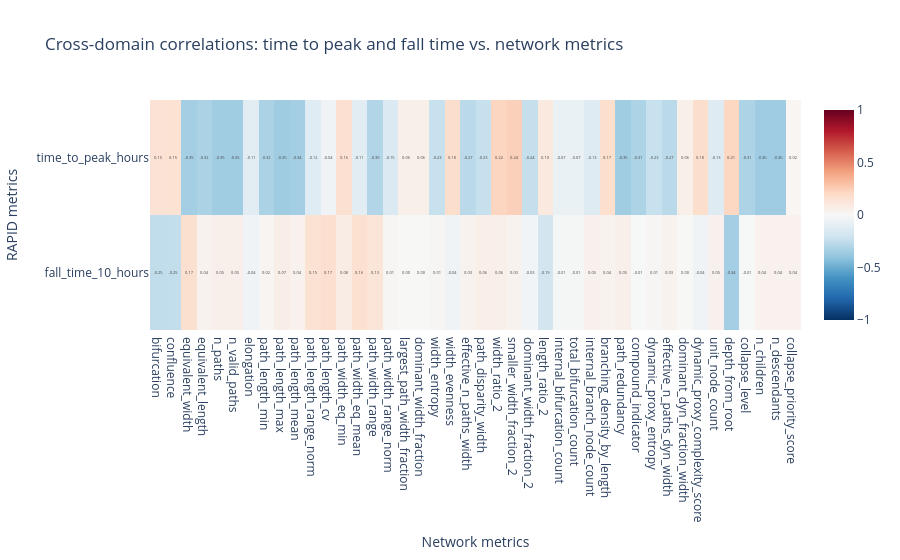

The cell this chart's notebook holds for it:
### Code cell
corr_columns_expanded = rapid_metric_columns_expanded + available_network_metrics_expanded
corr_df_expanded = analysis.loc[analysis["unit_id"].notna(), corr_columns_expanded].apply(pd.to_numeric, errors="coerce")
corr_expanded = corr_df_expanded.corr(numeric_only=True)
cross_corr = corr_expanded.loc[rapid_metric_columns_expanded, available_network_metrics_expanded]

fig = px.imshow(
    cross_corr,
    text_auto=".2f",
    aspect="auto",
    color_continuous_scale="RdBu_r",
    zmin=-1,
    zmax=1,
    title="Cross-domain correlations: time to peak and fall time vs. network metrics",
)
fig.update_xaxes(title="Network metrics")
fig.update_yaxes(title="RAPID metrics")
fig

### Figure 1 — Plotly figure (JSON) as saved in the notebook; plotly's stock layout.template omitted (floating-point values rounded to 4 significant figures)
{"data": [{"coloraxis": "coloraxis", "hovertemplate": "x: %{x}<br>y: %{y}<br>color: %{z}<extra></extra>", "name": "0", "texttemplate": "%{z:.2f}", "type": "heatmap", "x": ["bifurcation", "confluence", "equivalent_width", "equivalent_length", "n_paths", "n_valid_paths", "elongation", "path_length_min", "path_length_max", "path_length_mean", "path_length_range_norm", "path_length_cv", "path_width_eq_min", "path_width_eq_mean", "path_width_range", "path_width_range_norm", "largest_path_width_fraction", "dominant_width_fraction", "width_entropy", "width_evenness", "effective_n_paths_width", "path_disparity_width", "width_ratio_2", "smaller_width_fraction_2", "dominant_width_fraction_2", "length_ratio_2", "internal_bifurcation_count", "total_bifurcation_count", "internal_branch_node_count", "branching_density_by_length", "path_redundancy", "compound_indicator", "dynamic_proxy_entropy", "effective_n_paths_dyn_width", "dominant_dyn_fraction_width", "dynamic_proxy_complexity_score", "unit_node_count", "depth_from_root", "collapse_level", "n_children", "n_descendants", "collapse_priority_score"], "xaxis": "x", "y": ["time_to_peak_hours", "fall_time_10_hours"], "yaxis": "y", "z": [[0.1468, 0.1506, -0.346, -0.3197, -0.3527, -0.3527, -0.113, -0.3164, -0.3544, -0.3425, -0.1216, -0.04061, 0.1559, -0.1136, -0.2985, -0.1545, 0.05944, 0.05944, -0.2272, 0.1809, -0.2729, -0.2302, 0.2173, 0.2389, -0.2389, 0.1021, -0.06666, -0.06666, -0.1298, 0.1746, -0.3527, -0.3144, -0.2272, -0.2729, 0.05944, 0.1809, -0.1298, 0.2137, -0.3144, -0.3578, -0.3578, 0.01755], [-0.2494, -0.2484, 0.1667, 0.03799, 0.05486, 0.05486, -0.04257, 0.02329, 0.06507, 0.0425, 0.1487, 0.1706, 0.07722, 0.1631, 0.1288, 0.01232, 0.002316, 0.002316, 0.0111, -0.04288, 0.03365, 0.06444, 0.05691, 0.03477, -0.03477, -0.1893, -0.01487, -0.01487, 0.04728, 0.0355, 0.05486, -0.005111, 0.0111, 0.03365, 0.002316, -0.04288, 0.04728, -0.3439, -0.005111, 0.04357, 0.04357, 0.041]]}], "layout": {"coloraxis": {"cmax": 1, "cmin": -1, "colorscale": [[0, "rgb(5,48,97)"], [0.1, "rgb(33,102,172)"], [0.2, "rgb(67,147,195)"], [0.3, "rgb(146,197,222)"], [0.4, "rgb(209,229,240)"], [0.5, "rgb(247,247,247)"], [0.6, "rgb(253,219,199)"], [0.7, "rgb(244,165,130)"], [0.8, "rgb(214,96,77)"], [0.9, "rgb(178,24,43)"], [1, "rgb(103,0,31)"]]}, "title": {"text": "Cross-domain correlations: time to peak and fall time vs. network metrics"}, "xaxis": {"anchor": "y", "domain": [0, 1], "title": {"text": "Network metrics"}}, "yaxis": {"anchor": "x", "autorange": "reversed", "domain": [0, 1], "title": {"text": "RAPID metrics"}}}}
